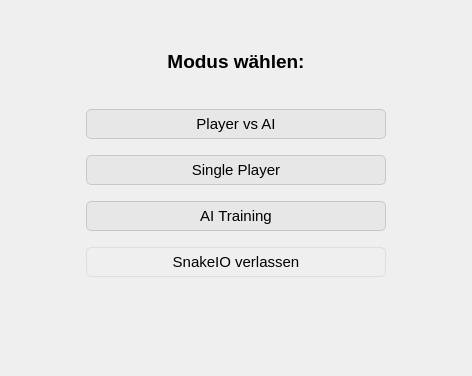
<?xml version="1.0" encoding="UTF-8"?>
<ui version="4.0">
 <class>StartDialog</class>
 <widget class="QDialog" name="StartDialog">
  <property name="geometry">
   <rect>
    <x>0</x>
    <y>0</y>
    <width>472</width>
    <height>376</height>
   </rect>
  </property>
  <property name="windowTitle">
   <string>Moduswahl</string>
  </property>
  <property name="styleSheet">
   <string notr="true">QPushButton{
	background-color:  rgba(200, 200, 200, 0.2);
	border: 1px solid rgb(200, 200, 200);
	border-radius: 5px;
	padding: 5px;
}

QPushButton:hover {
	background-color: rgba(200, 200, 200, 0.5);
}

QPushButton:pressed  {
	background-color: rgba(150, 150, 150, 0.5);
}
</string>
  </property>
  <layout class="QVBoxLayout" name="verticalLayout">
   <item>
    <widget class="QStackedWidget" name="stackedWidget">
     <property name="styleSheet">
      <string notr="true"/>
     </property>
     <property name="currentIndex">
      <number>0</number>
     </property>
     <widget class="QWidget" name="page_7">
      <layout class="QVBoxLayout" name="verticalLayout_2">
       <item>
        <spacer name="verticalSpacer_2">
         <property name="orientation">
          <enum>Qt::Vertical</enum>
         </property>
         <property name="sizeType">
          <enum>QSizePolicy::Fixed</enum>
         </property>
         <property name="sizeHint" stdset="0">
          <size>
           <width>20</width>
           <height>30</height>
          </size>
         </property>
        </spacer>
       </item>
       <item>
        <widget class="QLabel" name="label_8">
         <property name="font">
          <font>
           <pointsize>14</pointsize>
           <bold>true</bold>
          </font>
         </property>
         <property name="text">
          <string>Modus wählen:</string>
         </property>
         <property name="alignment">
          <set>Qt::AlignCenter</set>
         </property>
        </widget>
       </item>
       <item>
        <spacer name="verticalSpacer_7">
         <property name="orientation">
          <enum>Qt::Vertical</enum>
         </property>
         <property name="sizeType">
          <enum>QSizePolicy::Fixed</enum>
         </property>
         <property name="sizeHint" stdset="0">
          <size>
           <width>20</width>
           <height>30</height>
          </size>
         </property>
        </spacer>
       </item>
       <item>
        <layout class="QHBoxLayout" name="horizontalLayout_3">
         <item>
          <widget class="QPushButton" name="pushButton_3">
           <property name="maximumSize">
            <size>
             <width>300</width>
             <height>16777215</height>
            </size>
           </property>
           <property name="font">
            <font>
             <pointsize>11</pointsize>
             <bold>false</bold>
            </font>
           </property>
           <property name="mouseTracking">
            <bool>true</bool>
           </property>
           <property name="styleSheet">
            <string notr="true"/>
           </property>
           <property name="text">
            <string>Player vs AI</string>
           </property>
          </widget>
         </item>
        </layout>
       </item>
       <item>
        <spacer name="verticalSpacer_3">
         <property name="orientation">
          <enum>Qt::Vertical</enum>
         </property>
         <property name="sizeType">
          <enum>QSizePolicy::Fixed</enum>
         </property>
         <property name="sizeHint" stdset="0">
          <size>
           <width>20</width>
           <height>10</height>
          </size>
         </property>
        </spacer>
       </item>
       <item>
        <layout class="QHBoxLayout" name="horizontalLayout_2">
         <item>
          <widget class="QPushButton" name="pushButton_2">
           <property name="maximumSize">
            <size>
             <width>300</width>
             <height>16777215</height>
            </size>
           </property>
           <property name="font">
            <font>
             <pointsize>11</pointsize>
             <bold>false</bold>
            </font>
           </property>
           <property name="styleSheet">
            <string notr="true"/>
           </property>
           <property name="text">
            <string>Single Player</string>
           </property>
          </widget>
         </item>
        </layout>
       </item>
       <item>
        <spacer name="verticalSpacer_4">
         <property name="orientation">
          <enum>Qt::Vertical</enum>
         </property>
         <property name="sizeType">
          <enum>QSizePolicy::Fixed</enum>
         </property>
         <property name="sizeHint" stdset="0">
          <size>
           <width>20</width>
           <height>10</height>
          </size>
         </property>
        </spacer>
       </item>
       <item>
        <layout class="QHBoxLayout" name="horizontalLayout_4">
         <item>
          <widget class="QPushButton" name="pushButton_4">
           <property name="maximumSize">
            <size>
             <width>300</width>
             <height>16777215</height>
            </size>
           </property>
           <property name="font">
            <font>
             <pointsize>11</pointsize>
             <bold>false</bold>
            </font>
           </property>
           <property name="mouseTracking">
            <bool>true</bool>
           </property>
           <property name="styleSheet">
            <string notr="true"/>
           </property>
           <property name="text">
            <string>AI Training</string>
           </property>
          </widget>
         </item>
        </layout>
       </item>
       <item>
        <spacer name="verticalSpacer_5">
         <property name="orientation">
          <enum>Qt::Vertical</enum>
         </property>
         <property name="sizeType">
          <enum>QSizePolicy::Fixed</enum>
         </property>
         <property name="sizeHint" stdset="0">
          <size>
           <width>20</width>
           <height>10</height>
          </size>
         </property>
        </spacer>
       </item>
       <item>
        <layout class="QHBoxLayout" name="horizontalLayout">
         <item>
          <widget class="QPushButton" name="pushButton_8">
           <property name="maximumSize">
            <size>
             <width>300</width>
             <height>16777215</height>
            </size>
           </property>
           <property name="font">
            <font>
             <pointsize>11</pointsize>
            </font>
           </property>
           <property name="styleSheet">
            <string notr="true">QPushButton{
	background-color:  transparent;
	border-radius: 5px;
    border: 1px solid rgba(200, 200, 200, 0.4);
	padding: 5px;
}


QPushButton:hover {
	background-color: rgba(200, 200, 200, 0.5);
}


QPushButton:pressed  {
	background-color: rgba(150, 150, 150, 0.5);
}
</string>
           </property>
           <property name="text">
            <string>SnakeIO verlassen</string>
           </property>
          </widget>
         </item>
        </layout>
       </item>
       <item>
        <spacer name="verticalSpacer">
         <property name="orientation">
          <enum>Qt::Vertical</enum>
         </property>
         <property name="sizeType">
          <enum>QSizePolicy::Expanding</enum>
         </property>
         <property name="sizeHint" stdset="0">
          <size>
           <width>20</width>
           <height>0</height>
          </size>
         </property>
        </spacer>
       </item>
      </layout>
     </widget>
     <widget class="QWidget" name="page_8">
      <widget class="QLabel" name="label_9">
       <property name="geometry">
        <rect>
         <x>190</x>
         <y>50</y>
         <width>311</width>
         <height>121</height>
        </rect>
       </property>
       <property name="text">
        <string>player vs ai extra zeug</string>
       </property>
      </widget>
      <widget class="QPushButton" name="pushButton_5">
       <property name="geometry">
        <rect>
         <x>200</x>
         <y>180</y>
         <width>80</width>
         <height>24</height>
        </rect>
       </property>
       <property name="text">
        <string>go</string>
       </property>
      </widget>
     </widget>
     <widget class="QWidget" name="page_9">
      <widget class="QPushButton" name="pushButton_6">
       <property name="geometry">
        <rect>
         <x>230</x>
         <y>190</y>
         <width>80</width>
         <height>24</height>
        </rect>
       </property>
       <property name="text">
        <string>go sg</string>
       </property>
      </widget>
     </widget>
     <widget class="QWidget" name="page_10">
      <layout class="QFormLayout" name="formLayout_2">
       <item row="0" column="0" colspan="2">
        <widget class="QLabel" name="label_10">
         <property name="font">
          <font>
           <pointsize>10</pointsize>
           <bold>true</bold>
          </font>
         </property>
         <property name="text">
          <string>Erweitert</string>
         </property>
        </widget>
       </item>
       <item row="1" column="0" colspan="2">
        <widget class="Line" name="line_3">
         <property name="orientation">
          <enum>Qt::Horizontal</enum>
         </property>
        </widget>
       </item>
       <item row="2" column="0">
        <widget class="QLabel" name="label">
         <property name="text">
          <string>AI Count</string>
         </property>
        </widget>
       </item>
       <item row="2" column="1">
        <widget class="QSpinBox" name="spinBox">
         <property name="minimum">
          <number>1</number>
         </property>
         <property name="maximum">
          <number>9999</number>
         </property>
         <property name="value">
          <number>2000</number>
         </property>
        </widget>
       </item>
       <item row="3" column="0">
        <widget class="QLabel" name="label_2">
         <property name="text">
          <string>TextLabel</string>
         </property>
        </widget>
       </item>
       <item row="3" column="1">
        <widget class="QCheckBox" name="checkBox">
         <property name="text">
          <string>CheckBox</string>
         </property>
        </widget>
       </item>
       <item row="5" column="0" colspan="2">
        <layout class="QHBoxLayout" name="horizontalLayout_5">
         <item>
          <widget class="QPushButton" name="pushButton">
           <property name="sizePolicy">
            <sizepolicy hsizetype="Fixed" vsizetype="Fixed">
             <horstretch>0</horstretch>
             <verstretch>0</verstretch>
            </sizepolicy>
           </property>
           <property name="font">
            <font>
             <pointsize>10</pointsize>
            </font>
           </property>
           <property name="styleSheet">
            <string notr="true"/>
           </property>
           <property name="text">
            <string>&lt;</string>
           </property>
          </widget>
         </item>
         <item>
          <widget class="QPushButton" name="pushButton_7">
           <property name="sizePolicy">
            <sizepolicy hsizetype="Expanding" vsizetype="Fixed">
             <horstretch>0</horstretch>
             <verstretch>0</verstretch>
            </sizepolicy>
           </property>
           <property name="maximumSize">
            <size>
             <width>9999</width>
             <height>16777215</height>
            </size>
           </property>
           <property name="font">
            <font>
             <pointsize>10</pointsize>
            </font>
           </property>
           <property name="styleSheet">
            <string notr="true"/>
           </property>
           <property name="text">
            <string>Start</string>
           </property>
          </widget>
         </item>
        </layout>
       </item>
       <item row="4" column="0" colspan="2">
        <spacer name="verticalSpacer_8">
         <property name="orientation">
          <enum>Qt::Vertical</enum>
         </property>
         <property name="sizeHint" stdset="0">
          <size>
           <width>20</width>
           <height>40</height>
          </size>
         </property>
        </spacer>
       </item>
      </layout>
     </widget>
    </widget>
   </item>
  </layout>
 </widget>
 <resources/>
 <connections/>
</ui>
